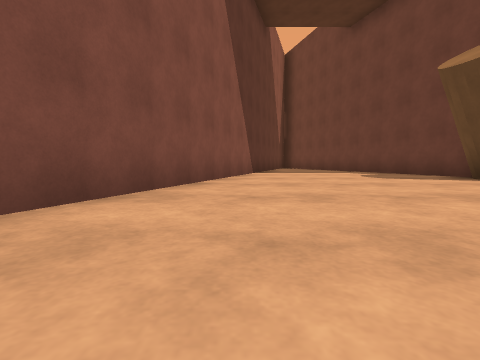
view 1 (above)

22 first-person views from a walk through a Gazebo world. The camera is 0.72 m above the floor, tilts 4° down and sees 85° across. The floor is counted in squares, 2 m on a side. Each view is taken from the middle of a square. On the plan, view 1 faces up. The plan holds only what a view shows up to about 9 squares ahead; the rest is blank. The place goes on beyond the plan.

view 2
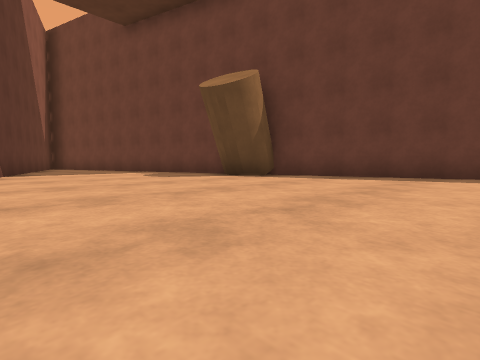

view 3
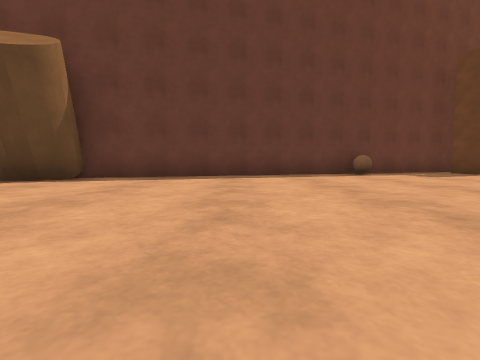

view 4
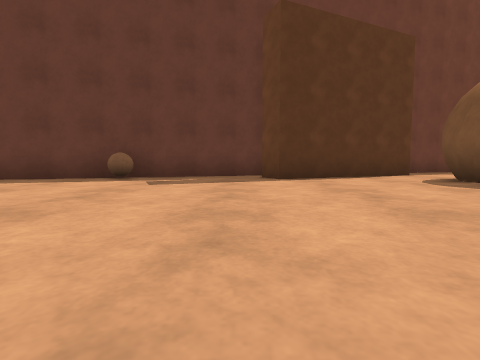

view 5
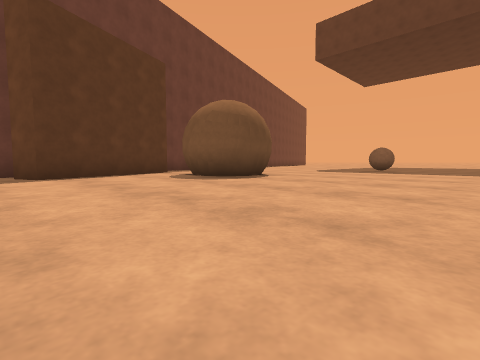

view 6
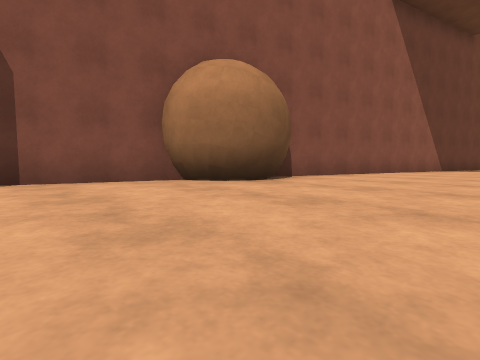

view 7
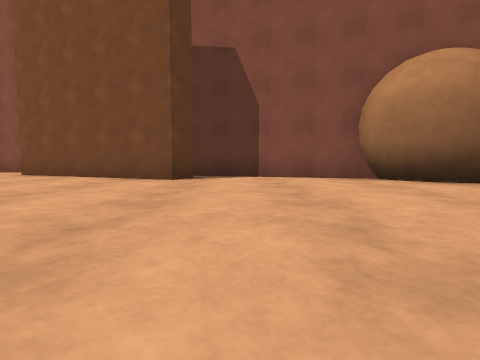

view 8
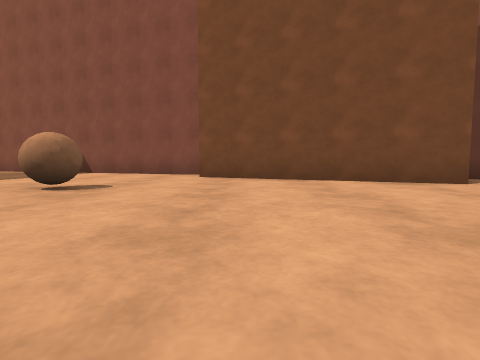

view 9
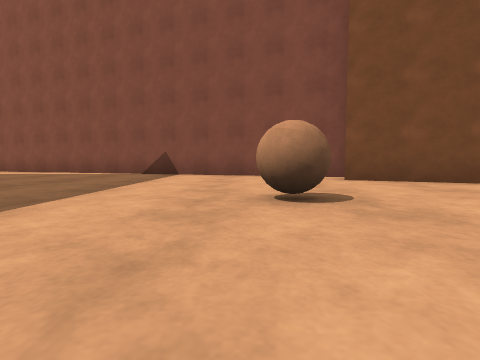

view 10
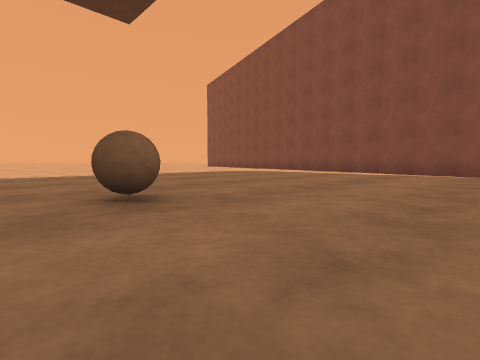

view 11
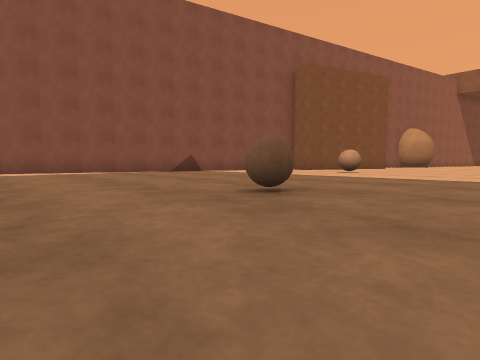

view 12
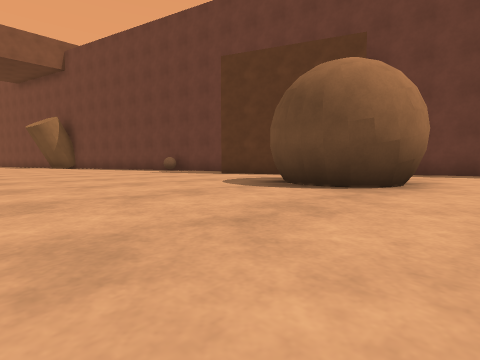

view 13
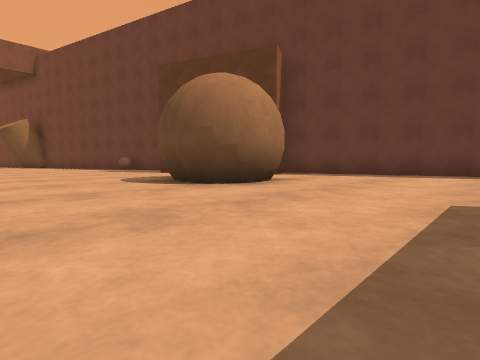

view 14
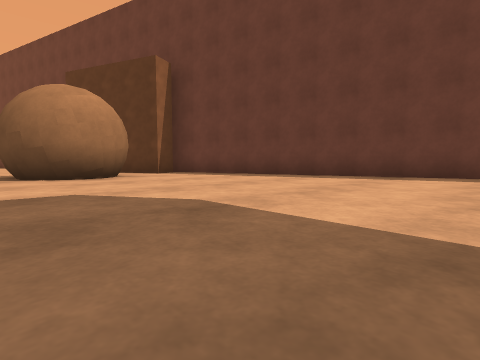

view 15
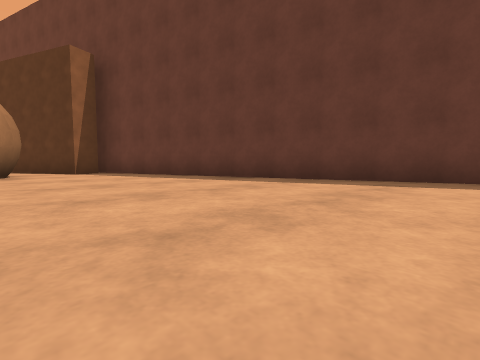

view 16
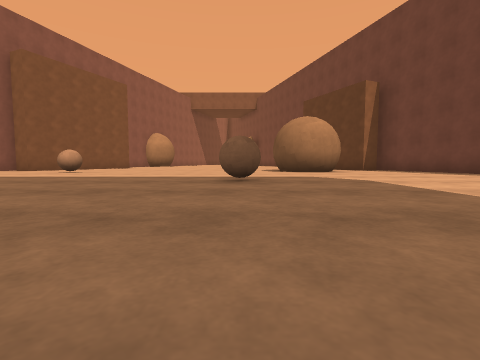

view 17
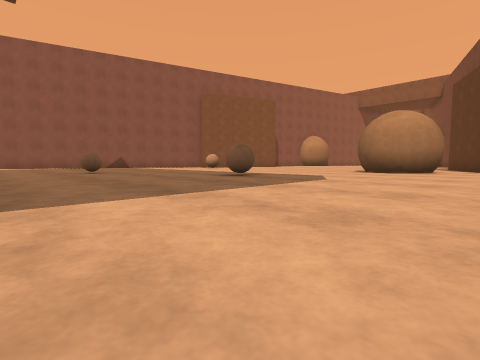

view 18
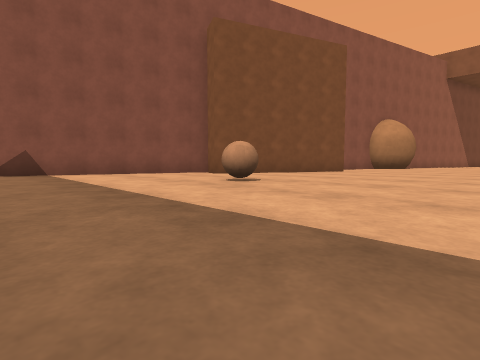

view 19
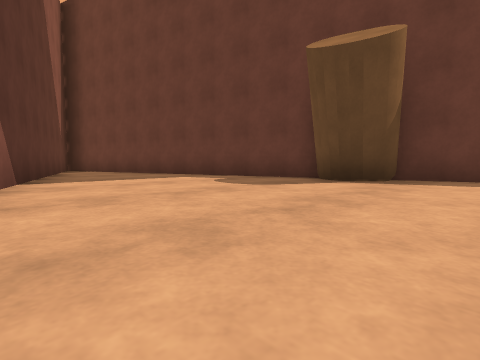

view 20
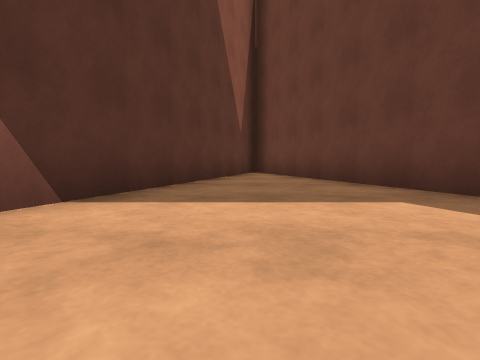

view 21
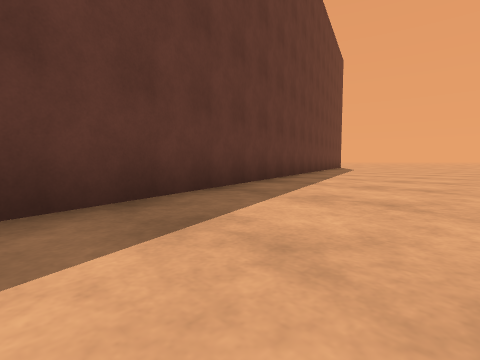

view 22
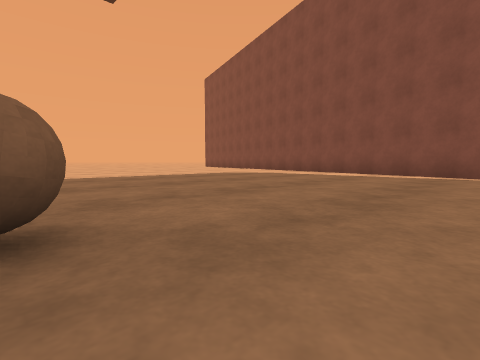

### Floor plan
Points are (right, up) in squares from view 1. A wall is a line through its corners. A room is listed if a view was taken in it or the views show most of it. See-through windows are left out.
Room 1 (views 1, 2, 3, 4, 5, 6, 7, 8, 9, 10, 11, 12, 13, 14, 15, 16, 17, 18, 19, 20, 21, 22)
walls: (9.1, -6.2) (8.2, -3.3); (7.7, -1.7) (5.7, 4.6); (9.7, -9.2) (8.9, -9.5) (7.4, -5.8) (8.1, -5.5); (-2.9, -5) (-2.2, -5.3) (-4.1, -9.9) (-4.8, -9.6); (-2.6, -1.5) (-3.8, -5.3); (5.2, 6.3) (4.9, 7.4); (-5.1, -9.4) (-8.5, -20.4); (0.2, 7.5) (-1.7, 1.4); (4.3, 9.3) (3.3, 12.6); (13.5, -20.5) (9.8, -8.6); (1.7, 12.6) (0.7, 9.3)
objects: brown ball (-3, -1) to (-1, 1); brown ball (-1, -12); brown box (-1, 6); brown ball (0, -18); brown box (0, 8) to (0, 9); brown ball (4, -15); brown cylinder (5, 5) to (6, 6); brown box (5, 8) to (5, 9); brown ball (6, -11) to (7, -9); brown ball (8, -3) to (8, -2)

Positions as (right, up) in squares from view 1, and headings:
1: (0, 0), facing up
2: (0, 0), facing up-right
3: (0, 1), facing right
4: (2, -5), facing right
5: (1, -5), facing down-right
6: (2, -4), facing up-left
7: (3, -4), facing left
8: (2, -9), facing left
9: (1, -12), facing left
10: (1, -15), facing down-left
11: (2, -20), facing up-left
12: (2, -12), facing up-right
13: (3, -14), facing up-right
14: (5, -17), facing up-right
15: (7, -18), facing up-right
16: (4, -20), facing up
17: (9, -20), facing up-left
18: (2, -15), facing up-left
19: (0, 3), facing up-right
20: (2, 6), facing up
21: (10, -16), facing down-right
22: (0, -16), facing down-left
